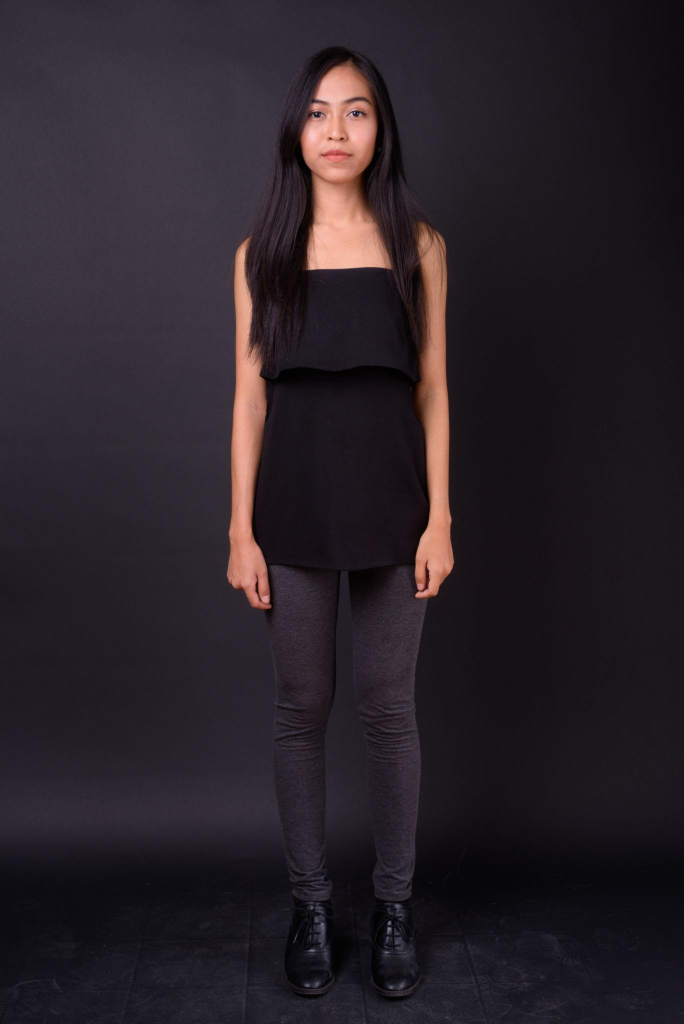
#> input picture Module1/person.jpg, 1367 x 2048 px (shown at 1/2 size)
$ python image_matt_compost.py
#> lines starting #> are read from the running program, lines starting #| are printed output that depends on the picture; after the words box and inside, x2 and y2 are one past the last pixel; in counts of white or black regions, pixels touching at a corner belong together
import cv2
import numpy as np

# Read images
foreground = cv2.imread("person.jpg")
#> foreground is the input picture: shape (2048, 1367, 3); mean B, G, R 40.3, 33.6, 41.2
background = cv2.imread("background.jpg")
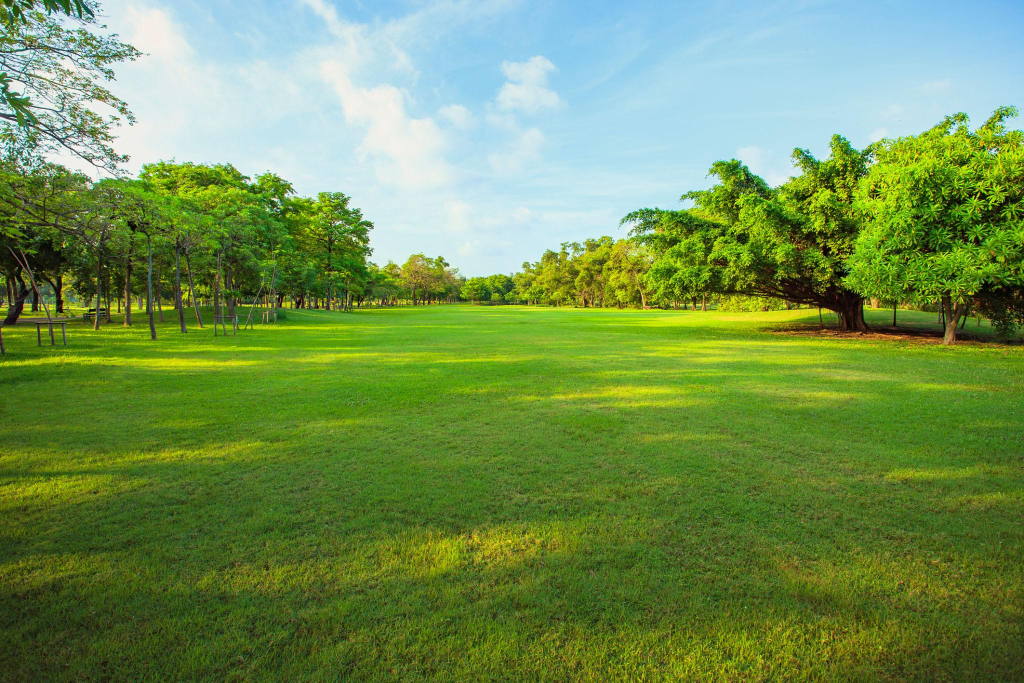
#> input picture Module1/background.jpg, 2048 x 1365 px (shown at 1/2 size)
#> background is the input picture: shape (1365, 2048, 3); mean B, G, R 83.7, 145.4, 114.4

# Resize background
background = cv2.resize(
    background,
    (foreground.shape[1], foreground.shape[0])
)
#> background: shape (2048, 1367, 3)

# Create grayscale image
gray = cv2.cvtColor(foreground, cv2.COLOR_BGR2GRAY)
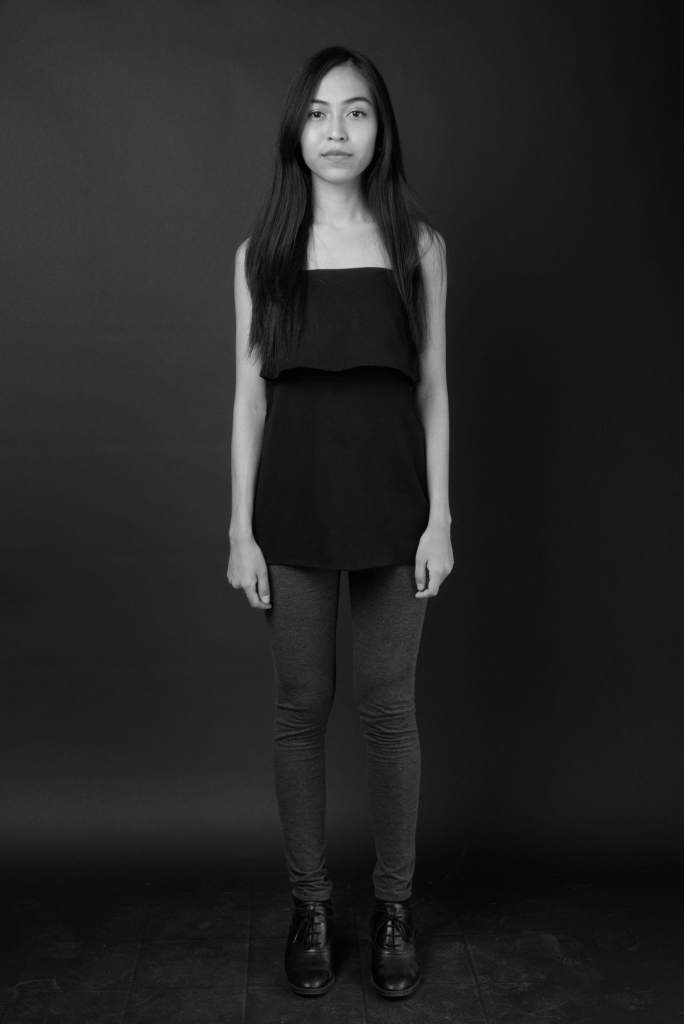
#> gray: shape (2048, 1367) (shown at 1/2 size); min 0, max 224, mean 36.6

# Create foreground mask
_, mask = cv2.threshold(gray, 120, 255, cv2.THRESH_BINARY)
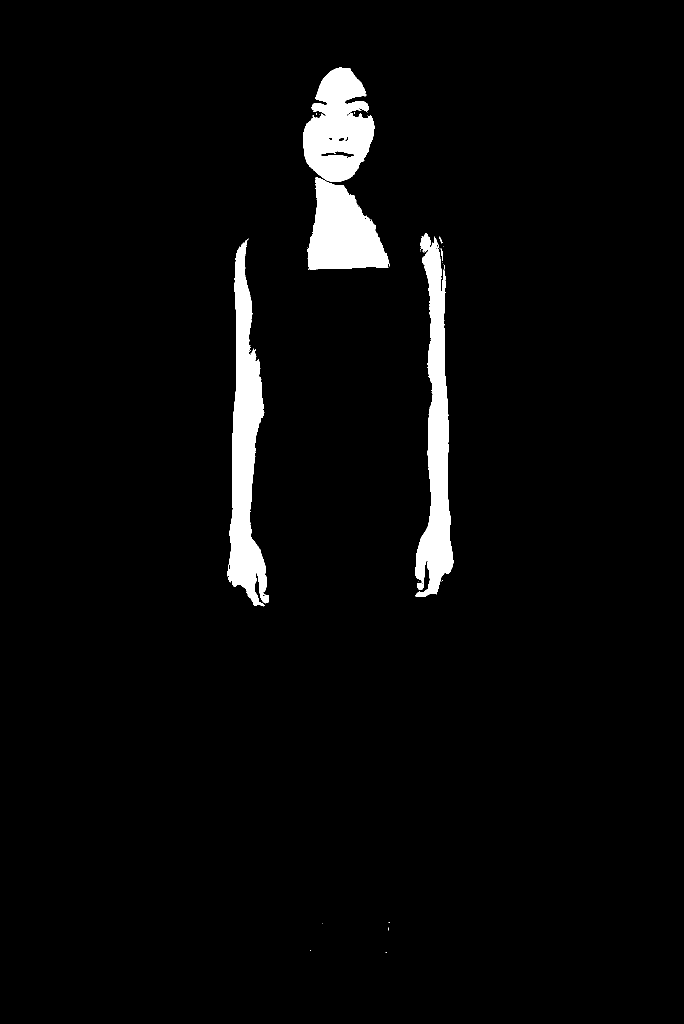
#> mask: shape (2048, 1367) (shown at 1/2 size); 3.5% white; 33 white regions (27 under 20 px), largest, box (x1, y1, x2, y2) and area: (455, 477, 538, 1213) 29632, (831, 466, 907, 1194) 27065, (606, 135, 749, 364) 21726, (615, 354, 778, 540) 19608, (881, 497, 886, 522) 52, (878, 473, 885, 487) 28

# Create inverse mask
mask_inv = cv2.bitwise_not(mask)
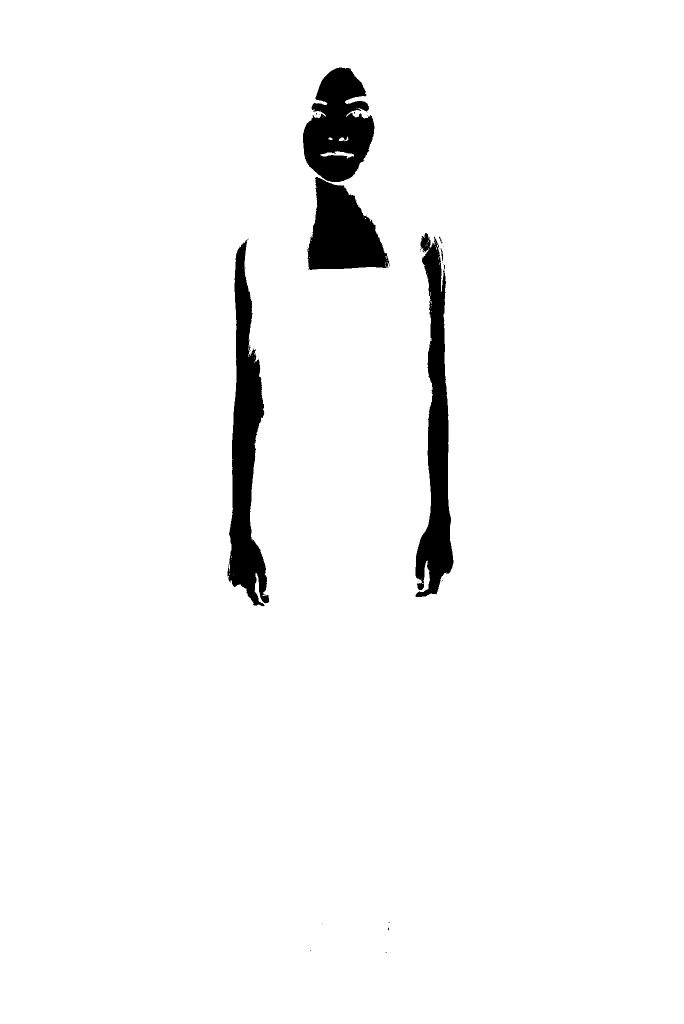
#> mask_inv: shape (2048, 1367) (shown at 1/2 size); 96.5% white; 33 black regions (27 under 20 px), largest, box (x1, y1, x2, y2) and area: (455, 477, 538, 1213) 29632, (831, 466, 907, 1194) 27065, (606, 135, 749, 364) 21726, (615, 354, 778, 540) 19608, (881, 497, 886, 522) 52, (878, 473, 885, 487) 28

# Extract foreground
fg = cv2.bitwise_and(
    foreground,
    foreground,
    mask=mask
)
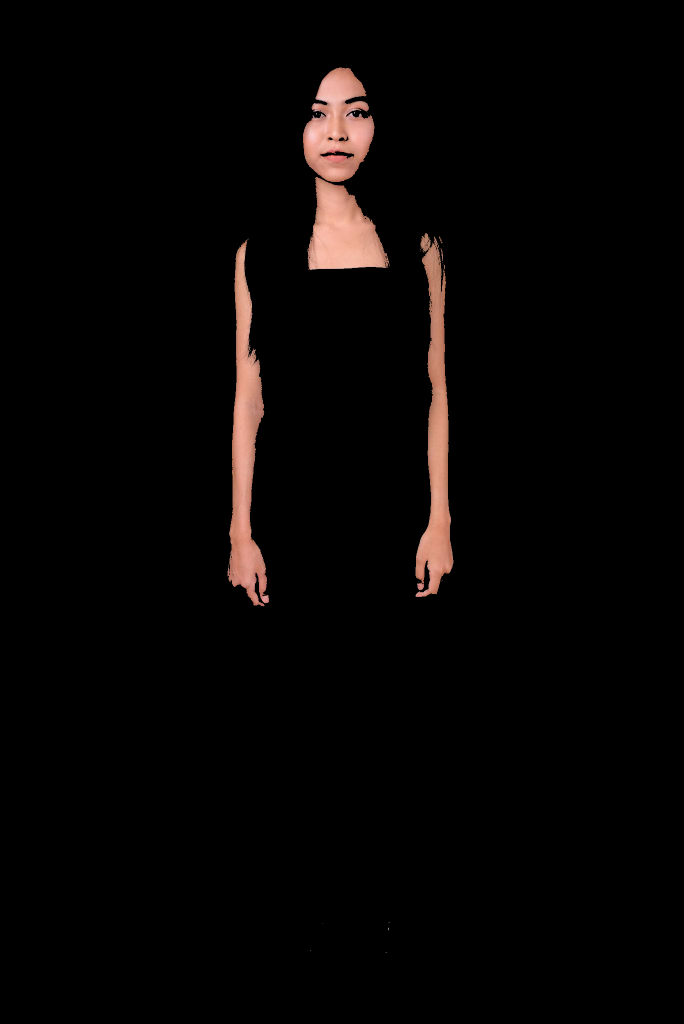
#> fg: shape (2048, 1367, 3) (shown at 1/2 size); mean B, G, R 4.4, 5.1, 7.4

# Extract background area
bg = cv2.bitwise_and(
    background,
    background,
    mask=mask_inv
)

# Combine both
result = cv2.add(fg, bg)
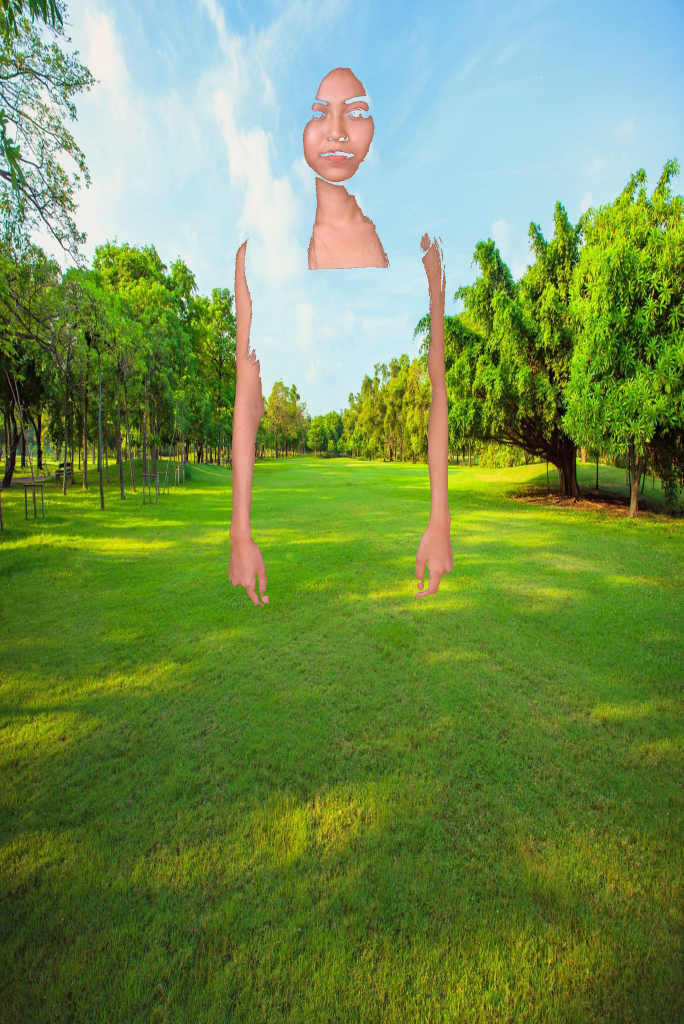
#> result: shape (2048, 1367, 3) (shown at 1/2 size); mean B, G, R 83, 143.7, 116.3

cv2.imshow("Original", foreground)
cv2.imshow("Mask", mask)
cv2.imshow("Composited Image", result)

cv2.waitKey(0)
cv2.destroyAllWindows()
